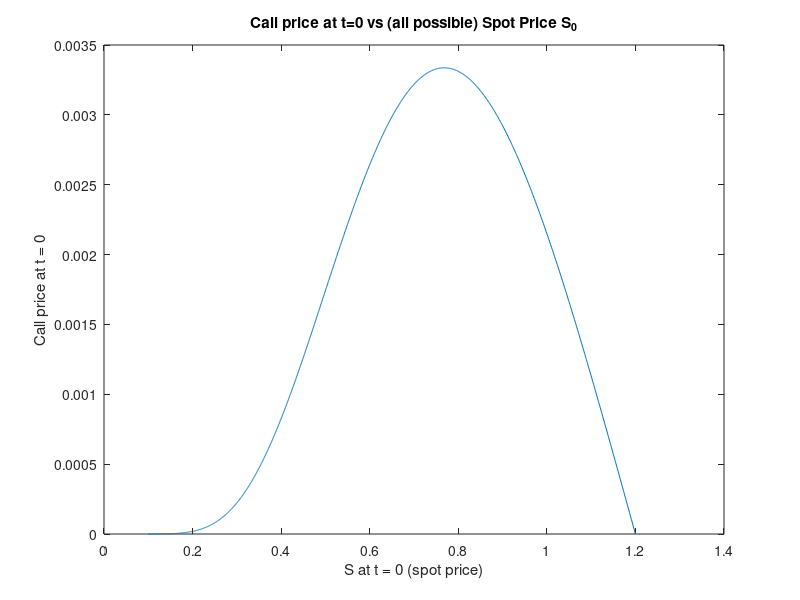

Source code (MATLAB):
%% PARAMETERS:
% Option parameters:
S0 = 1; K = 0.95; r = 0.001; sigma = 0.5; T = 1;
U = 1.2; u = log(U / S0);

% Space grid:
N = 2000; 
Smin = 0.1 * S0;
xmin = log(Smin/S0);
xmax = u; % UP BARRIER
dx = (xmax-xmin)/N;
x = xmin + (0:N) * dx; % space grid

% Time grid:
M = 500;
dt = T/M;
t = (0:M) * dt;

% Theta method:
theta = 0.5;
% 0 : Implicit Euler, 0.5 : Crank-Nicholson, 1 : Explicit Euler

%% PDE NUMERICAL APPROXIMATION:
% ---------- CHANGE HERE IF NOT EU CALL ---------- %
c = max(S0*exp(x') - K, 0) .* (x' < u); % EU BARRIER (Up&Out) CALL price vector (terminal condition)
% ------------------------------------------------ %
cnew = zeros(size(c)); % new price vector that we are going to fill

% Build M1 (cf my notes):
A = (1 - theta) * dt * (-(r - sigma^2 / 2) / (2 * dx) + sigma^2 / (2 * dx^2));
B = -1 + dt * (1 - theta) * (-sigma^2 / (dx^2) - r);
C = dt * (1 - theta) * ((r - sigma^2 / 2) / (2 * dx) + sigma^2 / (2 * dx^2));

Mat = spalloc(N + 1, N + 1, 3 * (N - 1) + 2); % M1 in my notes
Mat(1, 1) = 1; 
for i=2:N
    Mat(i, [i - 1, i, i + 1]) = [A B C];
end
Mat(end, end) = 1;

% Build M2 (cf my notes):
Ah = - (theta) * dt * (-(r - sigma^2 / 2) / (2 * dx) + sigma^2 / (2 * dx^2));
Bh = -1 - dt * (theta) * (-sigma^2 / (dx^2) - r);
Ch = - dt * (theta) * ((r - sigma^2 / 2) / (2 * dx) + sigma^2 / (2 * dx^2));

Mat_rhs = spalloc(N + 1, N + 1, 3 * (N - 1)); % M2 in my notes
for i=2:N
    Mat_rhs(i, [i - 1, i, i + 1]) = [Ah Bh Ch];
end

rhs = zeros(N+1, 1);
for j=M:-1:1 % We know c @ t_j -> we compute c @ t_{j-1}...
    rhs = Mat_rhs * c; % M2 * V_{j+1}

    % ---------- CHANGE HERE IF NOT EU CALL ---------- %
    rhs(1) = 0; % BC @ xmin = 0 (CALL option)
    % ------------------------------------------------ %

    % ---------- CHANGE HERE IF NOT EU CALL ---------- %
    rhs(end) = 0; % BC @ xmax = u (BARRIER UP&OUT)
    % ------------------------------------------------ %
    
    c = Mat \ rhs; % M1^{-1} * (M2 * V_{j+1} + BC_j)
end

%% PLOT:
figure
plot(S0 * exp(x), c); 
title('Call price at t=0 vs (all possible) Spot Price S_0'); 
xlabel('S at t = 0 (spot price)');
ylabel('Call price at t = 0');

%% INTERPOLATION:
price_PDE = interp1(x, c, 0, 'spline') % Interpolation of c at x = 0, i.e S = S0
% (S0 being the one we the one we initialized in "Model parameters").

% RMK about apparent instability for Crank-Nicholson scheme (cf p30) :
% Payoff is not continuous so the theory of unconditional stability for 
% CN scheme does not apply. You can solve that by reducing theta. The 
% algorithm becomes more stable as theta decreases to 0.

% Way cheaper options : that's why they are used in hedging.